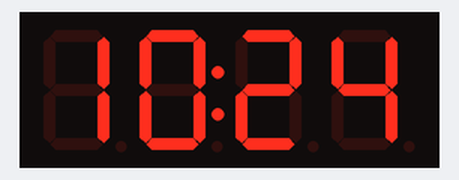
A sketch run on a simulated Arduino Uno, built with avr-gcc and run on an emulated ATmega328P. Shown: 4-digit seven-segment display. The local clock reads 2024-03-15 10:24:30 at power-on unless the sketch sets it.

Above: at 0.1 s.
At 90.5 s:
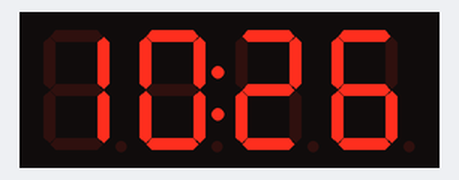

The sketch:

digital_clock.ino
```cpp
// Basic Digital Clock using a seven segment display (I2C backpack) & DS1307 real-time clock (I2C).

#include "RTClib.h"
#include <Wire.h> // Enable this line if using Arduino Uno, Mega, etc.
#include <Adafruit_GFX.h>
#include "Adafruit_LEDBackpack.h"

#define TIME_24_HOUR true
//#define DEBUG

RTC_DS1307 rtc;
Adafruit_7segment clockDisplay = Adafruit_7segment();

void setup()
{
  clockDisplay.begin(0x70);

#if defined(DEBUG)
  Serial.begin(57600);
  if (!rtc.begin())
  {
    Serial.println("RTC Module not available");
    Serial.flush();
    abort();
  }
#endif
}

void loop()
{
  updateClockDisplay();
  delay(1000);
}

void updateClockDisplay()
{
  DateTime now = rtc.now();

  int hours = now.hour();
  int minutes = now.minute();

  int displayValue = hours * 100 + minutes;

  // 24 hour to 12 hour format conversion when required.
  if (!TIME_24_HOUR)
  {
    if (hours > 12)
    {
      displayValue -= 1200;
    }
    else if (hours == 0)
    {
      displayValue += 1200;
    }
  }

  clockDisplay.print(displayValue, DEC);

  if (TIME_24_HOUR && hours == 0)
  {
    // Pad hour 0.
    clockDisplay.writeDigitNum(1, 0);

    // Pad when the 10's minute is 0 and should be padded.
    if (minutes < 10)
    {
      clockDisplay.writeDigitNum(2, 0);
    }
  }

#if defined(DEBUG)
  Serial.println(displayValue);
#endif
  clockDisplay.drawColon(true);
  clockDisplay.writeDisplay();
}
```
